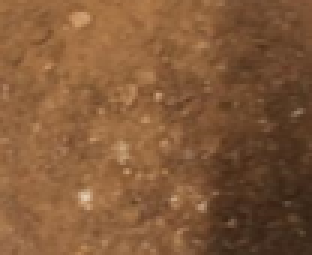
%> input picture Test samples/Brick.png, 104 x 85 px (shown 3 times larger); the run also reads 2 pictures not shown here
$ octave Adulteration.m   (GNU Octave 9; MATLAB toolbox functions it lacks are replaced by stand-ins)
%> lines starting %> are read from the running program, lines starting %| are printed output that depends on the picture; in (x1, y1, x2, y2) boxes, pixels count from 0 and x2, y2 are one past the last pixel; in counts of white or black regions, pixels touching at a corner belong together; the program's own positions count from 1
clc
clear all
close all

% Importing test images

f=imread('D:\Image processing\Adulteration estimation\Test samples\Brick.png');
%> f is the input picture: size 85x104x3 uint8; mean R, G, B 130.3, 89.7, 56.9
PureBrick=rgb2gray(f);

d=imread('D:\Image processing\Adulteration estimation\Test samples\Chilly.png');
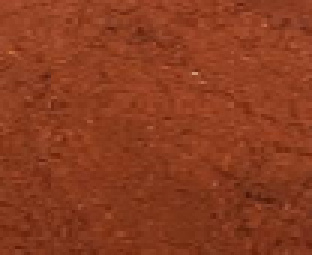
%> input picture Test samples/Chilly.png, 104 x 85 px (shown 3 times larger)
%> d is the input picture: size 85x104x3 uint8; mean R, G, B 138.7, 60.2, 31.9
PureChilly=rgb2gray(d);

% Importing training images

inputImage=imread('D:\Image processing\Adulteration estimation\Training samples\Most contaminated.png');
MostContaminated=rgb2gray(inputImage);

inputImage=imread('D:\Image processing\Adulteration estimation\Training samples\Second most.png');
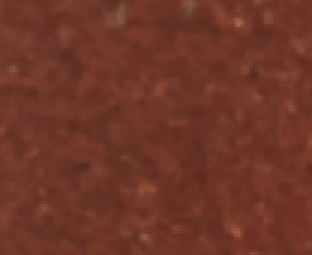
%> input picture Training samples/Second most.png, 104 x 85 px (shown 3 times larger)
%> inputImage is the input picture: size 85x104x3 uint8; mean R, G, B 110.5, 54.1, 40.9
SecondMost=rgb2gray(inputImage);

inputImage=imread('D:\Image processing\Adulteration estimation\Training samples\Third most.png');
ThirdMost=rgb2gray(inputImage);

inputImage=imread('D:\Image processing\Adulteration estimation\Training samples\Least contaminated.png');
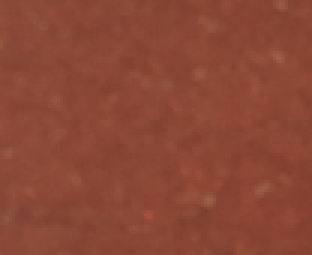
%> input picture Training samples/Least contaminated.png, 104 x 85 px (shown 3 times larger)
%> inputImage is the input picture: size 85x104x3 uint8; mean R, G, B 139, 71.4, 53.8
LeastContaminated=rgb2gray(inputImage);

% Permuted images

% 90 percent permutation

PermNinety=PureChilly;
num=numel(PureBrick);
%> num = 8840
b1=PureBrick(randperm(num, 7956));  %adding the adulterants to the pure chilly powder
b3=randperm(85,76);

k=1;
for i=1:104:7604
   %disp(i);
    PermNinety(b3(k),:)=b1(1,i:i+103);
   %disp(i+103);
    k=k+1;
end
%> after the loop, k = 75
ct=0;
for i=1:85
    for k=1:length(b3)
        if(b3(k)~=i)
            ct=1;
        else
            ct=0;
            break;
        end
    end
    if(ct==1)
        PermNinety(i,21:72)=b1(1,7605:7656);
        break;
    end
end
%> PermNinety: size 85x104 uint8; min 37, max 209, mean 95.8
%> after the loop, ct = 1

% 80 percent perumtation

PermEighty=PureChilly;
num=numel(PureBrick);
b1=PureBrick(randperm(num, 7072));  %adding the adulterants to the pure chilly powder
b3=randperm(85,68);

k=1;
for i=1:104:7072
   %disp(i);
    PermEighty(b3(k),:)=b1(1,i:i+103);
   %disp(i+103);
    k=k+1;
end
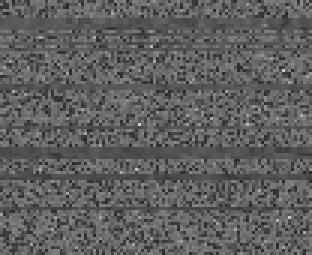
%> PermEighty: size 85x104 uint8 (shown 3 times larger); min 37, max 209, mean 95
%> after the loop, k = 69

%  70 percent permutation

PermSeventy=PureChilly;
num=numel(PureBrick);
b1=PureBrick(randperm(num, 6188));  %adding the adulterants to the pure chilly powder
b3=randperm(85,59);

k=1;
for i=1:104:6136
   %disp(i);
    PermSeventy(b3(k),:)=b1(1,i:i+103);
   %disp(i+103);
    k=k+1;
end
%> after the loop, k = 60
ct=0;
for i=1:85
    for k=1:length(b3)
        if(b3(k)~=i)
            ct=1;
        else
            ct=0;
            break;
        end
    end
    if(ct==1)
        PermSeventy(i,21:72)=b1(1,6137:6188);
        break;
    end
end
%> PermSeventy: size 85x104 uint8; min 37, max 200, mean 92.6; mean of the top-left, top-right, bottom-left and bottom-right quarters 93.5, 94.1, 91.7, 91.2

% 60 percent permutation

PermSixty=PureChilly;
num=numel(PureBrick);
b1=PureBrick(randperm(num, 5304));  %adding the adulterants to the pure chilly powder
b3=randperm(85,51);

k=1;
for i=1:104:5304
   %disp(i);
    PermSixty(b3(k),:)=b1(1,i:i+103);
   %disp(i+103);
    k=k+1;
end
%> after the loop, k = 52

% 50 percent permutation

PermFifty=PureChilly;
num=numel(PureBrick);
b1=PureBrick(randperm(num, 4420));  %adding the adulterants to the pure chilly powder
b3=randperm(85,42);

k=1;
for i=1:104:4368
   %disp(i);
    PermFifty(b3(k),:)=b1(1,i:i+103);
   %disp(i+103);
    k=k+1;
end
%> after the loop, k = 43
ct=0;
for i=1:85
    for k=1:length(b3)
        if(b3(k)~=i)
            ct=1;
        else
            ct=0;
            break;
        end
    end
    if(ct==1)
        PermFifty(i,21:72)=b1(1,4369:4420);
        break;
    end
end
%> PermFifty: size 85x104 uint8; min 37, max 209, mean 89.2; mean of the top-left, top-right, bottom-left and bottom-right quarters 90.5, 91.3, 87.7, 87.6

% 40 percent permutation

PermForty=PureChilly;
num=numel(PureBrick);
b1=PureBrick(randperm(num, 3536));  %adding the adulterants to the pure chilly powder
b3=randperm(85,34);

k=1;
for i=1:104:3536
   %disp(i);
    PermForty(b3(k),:)=b1(1,i:i+103);
   %disp(i+103);
    k=k+1;
end
%> after the loop, k = 35

% 30 percent permutation

PermThirty=PureChilly;
num=numel(PureBrick);
b1=PureBrick(randperm(num, 2652));  %adding the adulterants to the pure chilly powder
b3=randperm(85,25);

k=1;
for i=1:104:2600
   %disp(i);
    PermThirty(b3(k),:)=b1(1,i:i+103);
   %disp(i+103);
    k=k+1;
end
%> after the loop, k = 26
ct=0;
for i=1:85
    for k=1:length(b3)
        if(b3(k)~=i)
            ct=1;
        else
            ct=0;
            break;
        end
    end
    if(ct==1)
        PermThirty(i,21:72)=b1(1,2601:2652);
        break;
    end
end
%> PermThirty: size 85x104 uint8; min 38, max 203, mean 85.8

% 20 percent permutation

PermTwenty=PureChilly;
num=numel(PureBrick);
b1=PureBrick(randperm(num, 1768));  %adding the adulterants to the pure chilly powder
b3=randperm(85,17);

k=1;
for i=1:104:1768
   %disp(i);
    PermTwenty(b3(k),:)=b1(1,i:i+103);
   %disp(i+103);
    k=k+1;
end
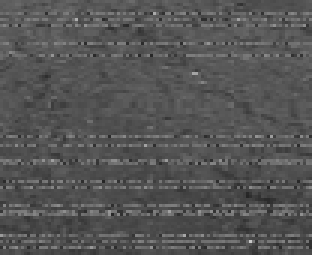
%> PermTwenty: size 85x104 uint8 (shown 3 times larger); min 37, max 200, mean 84.6
%> after the loop, k = 18

% 10 percent permutation

PermTen=PureChilly;
num=numel(PureBrick);
b1=PureBrick(randperm(num, 884));  %adding the adulterants to the pure chilly powder
b3=randperm(85,8);

k=1;
for i=1:104:832
   %disp(i);
    PermTen(b3(k),:)=b1(1,i:i+103);
   %disp(i+103);
    k=k+1;
end
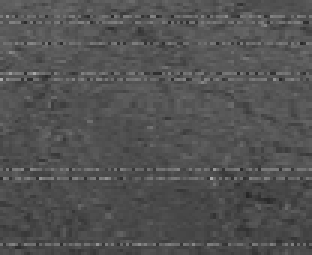
%> PermTen: size 85x104 uint8 (shown 3 times larger); min 37, max 171, mean 82
%> after the loop, k = 9
ct=0;
for i=1:85
    for k=1:length(b3)
        if(b3(k)~=i)
            ct=1;
        else
            ct=0;
            break;
        end
    end
    if(ct==1)
        PermTen(i,21:72)=b1(1,833:884);
        break;
    end
end
%> PermTen: size 85x104 uint8; 0.59% of pixels changed, all inside (x1, y1, x2, y2) = (20, 0, 72, 1)

% Comparison with pure chilly

[ssimval1, ssimmap1] = ssim(PermTen,PureChilly);
%> ssimval1 = 0.741
[ssimval2, ssimmap2] = ssim(PermTwenty,PureChilly);
%> ssimval2 = 0.549
[ssimval3, ssimmap3] = ssim(PermThirty,PureChilly);
%> ssimval3 = 0.398
[ssimval4, ssimmap4] = ssim(PermForty,PureChilly);
%> ssimval4 = 0.354
[ssimval5, ssimmap5] = ssim(PermFifty,PureChilly);
%> ssimval5 = 0.269
[ssimval6, ssimmap6] = ssim(PermSixty,PureChilly);
%> ssimval6 = 0.191
[ssimval7, ssimmap7] = ssim(PermSeventy,PureChilly);
%> ssimval7 = 0.156
[ssimval8, ssimmap8] = ssim(PermEighty,PureChilly);
%> ssimval8 = 0.15
[ssimval9, ssimmap9] = ssim(PermNinety,PureChilly);
%> ssimval9 = 0.102

PureChillySSIM = [ssimval1 ssimval2 ssimval3 ssimval4 ssimval5 ssimval6 ssimval7 ssimval8 ssimval9];
%> PureChillySSIM = [0.741 0.549 0.398 0.354 0.269 0.191 0.156 0.15 0.102]

% Comparison with pure brick

[ssimval1, ssimmap1] = ssim(PermTen,PureBrick);
%> ssimval1 = 0.278
[ssimval2, ssimmap2] = ssim(PermTwenty,PureBrick);
%> ssimval2 = 0.215
[ssimval3, ssimmap3] = ssim(PermThirty,PureBrick);
%> ssimval3 = 0.171
[ssimval4, ssimmap4] = ssim(PermForty,PureBrick);
%> ssimval4 = 0.168
[ssimval5, ssimmap5] = ssim(PermFifty,PureBrick);
%> ssimval5 = 0.135
[ssimval6, ssimmap6] = ssim(PermSixty,PureBrick);
%> ssimval6 = 0.109
[ssimval7, ssimmap7] = ssim(PermSeventy,PureBrick);
%> ssimval7 = 0.101
[ssimval8, ssimmap8] = ssim(PermEighty,PureBrick);
%> ssimval8 = 0.094
[ssimval9, ssimmap9] = ssim(PermNinety,PureBrick);
%> ssimval9 = 0.0942

PureBrickSSIM = [ssimval1 ssimval2 ssimval3 ssimval4 ssimval5 ssimval6 ssimval7 ssimval8 ssimval9];
%> PureBrickSSIM = [0.278 0.215 0.171 0.168 0.135 0.109 0.101 0.094 0.0942]

% Comparison with Most contaminated training image

[ssimval1, ssimmap1] = ssim(PermTen,MostContaminated);
%> ssimval1 = 0.344
[ssimval2, ssimmap2] = ssim(PermTwenty,MostContaminated);
%> ssimval2 = 0.259
[ssimval3, ssimmap3] = ssim(PermThirty,MostContaminated);
%> ssimval3 = 0.198
[ssimval4, ssimmap4] = ssim(PermForty,MostContaminated);
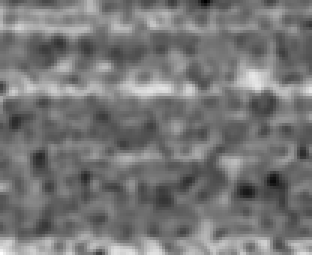
%> ssimmap4: size 85x104 double (shown 3 times larger); min -0.369, max 0.815, mean 0.182; drawn with min black and max white
%> ssimval4 = 0.182
[ssimval5, ssimmap5] = ssim(PermFifty,MostContaminated);
%> ssimval5 = 0.141
[ssimval6, ssimmap6] = ssim(PermSixty,MostContaminated);
%> ssimval6 = 0.118
[ssimval7, ssimmap7] = ssim(PermSeventy,MostContaminated);
%> ssimval7 = 0.113
[ssimval8, ssimmap8] = ssim(PermEighty,MostContaminated);
%> ssimval8 = 0.108
[ssimval9, ssimmap9] = ssim(PermNinety,MostContaminated);
%> ssimval9 = 0.0907

MostContaminatedSSIM = [ssimval1 ssimval2 ssimval3 ssimval4 ssimval5 ssimval6 ssimval7 ssimval8 ssimval9];
%> MostContaminatedSSIM = [0.344 0.259 0.198 0.182 0.141 0.118 0.113 0.108 0.0907]

% Comparison with Second most contaminated training image

[ssimval1, ssimmap1] = ssim(PermTen,SecondMost);
%> ssimval1 = 0.386
[ssimval2, ssimmap2] = ssim(PermTwenty,SecondMost);
%> ssimval2 = 0.282
[ssimval3, ssimmap3] = ssim(PermThirty,SecondMost);
%> ssimval3 = 0.211
[ssimval4, ssimmap4] = ssim(PermForty,SecondMost);
%> ssimval4 = 0.186
[ssimval5, ssimmap5] = ssim(PermFifty,SecondMost);
%> ssimval5 = 0.148
[ssimval6, ssimmap6] = ssim(PermSixty,SecondMost);
%> ssimval6 = 0.122
[ssimval7, ssimmap7] = ssim(PermSeventy,SecondMost);
%> ssimval7 = 0.104
[ssimval8, ssimmap8] = ssim(PermEighty,SecondMost);
%> ssimval8 = 0.11
[ssimval9, ssimmap9] = ssim(PermNinety,SecondMost);
%> ssimval9 = 0.0973

SecondMostSSIM = [ssimval1 ssimval2 ssimval3 ssimval4 ssimval5 ssimval6 ssimval7 ssimval8 ssimval9];
%> SecondMostSSIM = [0.386 0.282 0.211 0.186 0.148 0.122 0.104 0.11 0.0973]

% Comparison with Third most contaminated training image

[ssimval1, ssimmap1] = ssim(PermTen,ThirdMost);
%> ssimval1 = 0.415
[ssimval2, ssimmap2] = ssim(PermTwenty,ThirdMost);
%> ssimval2 = 0.302
[ssimval3, ssimmap3] = ssim(PermThirty,ThirdMost);
%> ssimval3 = 0.22
[ssimval4, ssimmap4] = ssim(PermForty,ThirdMost);
%> ssimval4 = 0.205
[ssimval5, ssimmap5] = ssim(PermFifty,ThirdMost);
%> ssimval5 = 0.159
[ssimval6, ssimmap6] = ssim(PermSixty,ThirdMost);
%> ssimval6 = 0.128
[ssimval7, ssimmap7] = ssim(PermSeventy,ThirdMost);
%> ssimval7 = 0.117
[ssimval8, ssimmap8] = ssim(PermEighty,ThirdMost);
%> ssimval8 = 0.112
[ssimval9, ssimmap9] = ssim(PermNinety,ThirdMost);
%> ssimval9 = 0.1

ThirdMostSSIM = [ssimval1 ssimval2 ssimval3 ssimval4 ssimval5 ssimval6 ssimval7 ssimval8 ssimval9];
%> ThirdMostSSIM = [0.415 0.302 0.22 0.205 0.159 0.128 0.117 0.112 0.1]

% Comparison with Least contaminated training image

[ssimval1, ssimmap1] = ssim(PermTen,LeastContaminated);
%> ssimval1 = 0.413
[ssimval2, ssimmap2] = ssim(PermTwenty,LeastContaminated);
%> ssimval2 = 0.301
[ssimval3, ssimmap3] = ssim(PermThirty,LeastContaminated);
%> ssimval3 = 0.221
[ssimval4, ssimmap4] = ssim(PermForty,LeastContaminated);
%> ssimval4 = 0.209
[ssimval5, ssimmap5] = ssim(PermFifty,LeastContaminated);
%> ssimval5 = 0.161
[ssimval6, ssimmap6] = ssim(PermSixty,LeastContaminated);
%> ssimval6 = 0.13
[ssimval7, ssimmap7] = ssim(PermSeventy,LeastContaminated);
%> ssimval7 = 0.118
[ssimval8, ssimmap8] = ssim(PermEighty,LeastContaminated);
%> ssimval8 = 0.115
[ssimval9, ssimmap9] = ssim(PermNinety,LeastContaminated);
%> ssimval9 = 0.102

LeastContaminatedSSIM = [ssimval1 ssimval2 ssimval3 ssimval4 ssimval5 ssimval6 ssimval7 ssimval8 ssimval9];
%> LeastContaminatedSSIM = [0.413 0.301 0.221 0.209 0.161 0.13 0.118 0.115 0.102]

filename = 'SSIMData.xlsx';
A = {'Permutation percentage','10%','20%','30%','40%','50%','60%','70%','80%','90%';
    'Comparison with pure chilly powder',PureChillySSIM(1),PureChillySSIM(2),PureChillySSIM(3),PureChillySSIM(4),PureChillySSIM(5),PureChillySSIM(6),PureChillySSIM(7),PureChillySSIM(8),PureChillySSIM(9);
    'Comparison with pure brick powder',PureBrickSSIM(1),PureBrickSSIM(2),PureBrickSSIM(3),PureBrickSSIM(4),PureBrickSSIM(5),PureBrickSSIM(6),PureBrickSSIM(7),PureBrickSSIM(8),PureBrickSSIM(9)
    };
%> A = 30 items
sheet = 1;
xlRange1 = 'B2';
xlswrite(filename,A,sheet,xlRange1)

B = {'Permutation percentage','10%','20%','30%','40%','50%','60%','70%','80%','90%';
    'Comparison with Most contaminated mixture',MostContaminatedSSIM(1),MostContaminatedSSIM(2),MostContaminatedSSIM(3),MostContaminatedSSIM(4),MostContaminatedSSIM(5),MostContaminatedSSIM(6),MostContaminatedSSIM(7),MostContaminatedSSIM(8),MostContaminatedSSIM(9);
    'Comparison with Second most contaminated mixture',SecondMostSSIM(1),SecondMostSSIM(2),SecondMostSSIM(3),SecondMostSSIM(4),SecondMostSSIM(5),SecondMostSSIM(6),SecondMostSSIM(7),SecondMostSSIM(8),SecondMostSSIM(9);
    'Comparison with Third most contaminated mixture',ThirdMostSSIM(1),ThirdMostSSIM(2),ThirdMostSSIM(3),ThirdMostSSIM(4),ThirdMostSSIM(5),ThirdMostSSIM(6),ThirdMostSSIM(7),ThirdMostSSIM(8),ThirdMostSSIM(9);
    'Comparison with Least contaminated mixture',LeastContaminatedSSIM(1),LeastContaminatedSSIM(2),LeastContaminatedSSIM(3),LeastContaminatedSSIM(4),LeastContaminatedSSIM(5),LeastContaminatedSSIM(6),LeastContaminatedSSIM(7),LeastContaminatedSSIM(8),LeastContaminatedSSIM(9)
    };
%> B = 50 items
xlRange1 = 'B6';
xlswrite(filename,B,sheet,xlRange1)

% Comparison of Training images with test images

[ssimval1, ssimmap1] = ssim(PureChilly,LeastContaminated);
%> ssimval1 = 0.559
[ssimval2, ssimmap2] = ssim(PureChilly,ThirdMost);
%> ssimval2 = 0.561
[ssimval3, ssimmap3] = ssim(PureChilly,SecondMost);
%> ssimval3 = 0.511
[ssimval4, ssimmap4] = ssim(PureChilly,MostContaminated);
%> ssimval4 = 0.454
[ssimval5, ssimmap5] = ssim(PureBrick,LeastContaminated);
%> ssimval5 = 0.521
[ssimval6, ssimmap6] = ssim(PureBrick,ThirdMost);
%> ssimval6 = 0.499
[ssimval7, ssimmap7] = ssim(PureBrick,SecondMost);
%> ssimval7 = 0.452
[ssimval8, ssimmap8] = ssim(PureBrick,MostContaminated);
%> ssimval8 = 0.423

PureBrickSSIM = [ssimval5 ssimval6 ssimval7 ssimval8];
%> PureBrickSSIM = [0.521 0.499 0.452 0.423]
PureChillySSIM = [ssimval1 ssimval2 ssimval3 ssimval4];
%> PureChillySSIM = [0.559 0.561 0.511 0.454]

C = {'Sample','Pure brick', 'Pure Chilly';
    'Most contaminated mixture',PureBrickSSIM(4),PureChillySSIM(4);
    'Second most contaminated mixture',PureBrickSSIM(3),PureChillySSIM(3);
    'Third most contaminated mixture',PureBrickSSIM(2),PureChillySSIM(2);
    'Least contaminated mixture',PureBrickSSIM(1),PureChillySSIM(1);
    };
%> C = 15 items

xlRange1 = 'B12';
xlswrite(filename,C,sheet,xlRange1)
